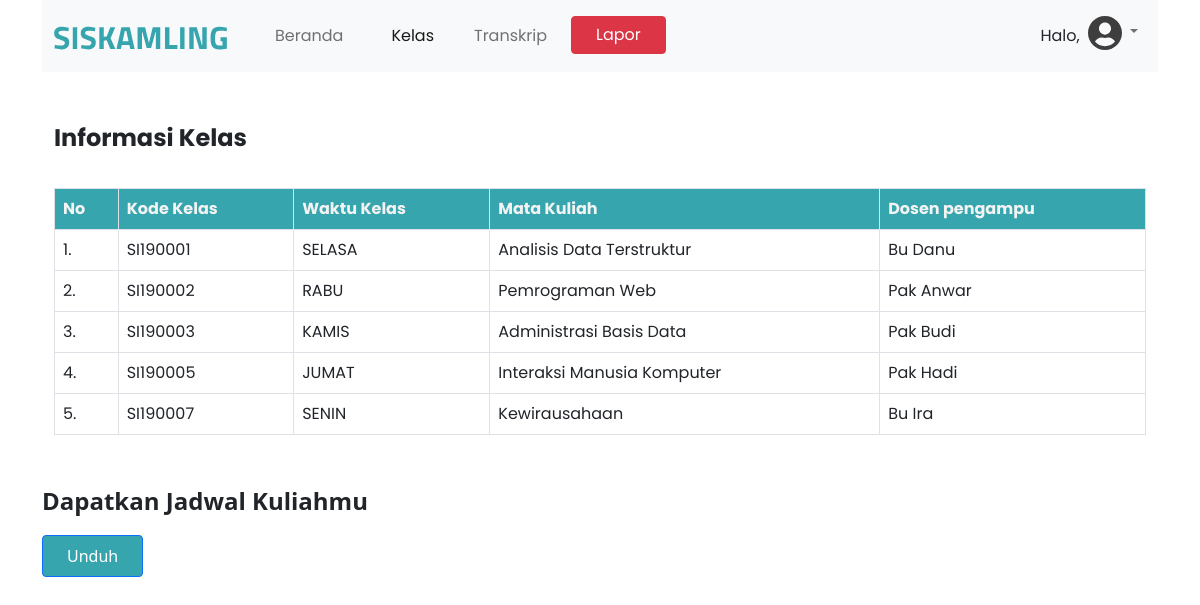
The page /course.php (signed in) on the database its author committed.
### tables this page shows
CREATE TABLE `classes` (
  `id_class` varchar(8) NOT NULL,
  `nama_class` varchar(50) NOT NULL,
  `sks_class` int(2) NOT NULL,
  `waktu_class` varchar(6) NOT NULL,
  `id_lecturer` varchar(10) DEFAULT NULL,
  `presensi` int(2) NOT NULL,
  `nilai_class` int(3) DEFAULT NULL,
  `kredit_class` decimal(10,0) NOT NULL
);

CREATE TABLE `lecturers` (
  `id_lecturer` varchar(10) NOT NULL,
  `nama_lecturer` varchar(60) NOT NULL
);

### course.php (the view, shortened to what this page needs)
<?php
include ('function/config.php');
$npm =$_SESSION['npm'];
$fnama = $_SESSION['$fnama'];
?>
<!DOCTYPE html>
<html lang="en">
<head>
    <link href="https://cdn.jsdelivr.net/npm/bootstrap@5.0.1/dist/css/bootstrap.min.css" rel="stylesheet">
      <link href="assets/styles.css" rel="stylesheet">
</head>
<body>
    <div class="container">
        <nav class="navbar navbar-expand-lg navbar-light bg-light">
            <div class="container-fluid justify-content-around" style="font-family: 'Poppins', sans-serif">
              <div class="collapse navbar-collapse" id="navbarNavAltMarkup">
                <a class="navbar-brand" href="index.php">
                    <img src="assets/logoSiskamling.svg" alt="">
                  </a>
                <div class="navbar-nav">
                  <a class="nav-link mx-4" href="index.php">Beranda</a>
                  <a class="nav-link active mx-2" aria-current="page" href="#">Kelas</a>
                  <a class="nav-link mx-3" href="transkrip.php">Transkrip</a>
                  <a href="lapor.php">
                  <button type="button" class="btn btn-danger px-4">Lapor</button>
                  </a>
                </div>
              </div>
              <div class="collapse navbar-collapse text-center justify-content-end" id="navbarNavDarkDropdown">
              <ul class="navbar-nav">
                  <p class="mt-3">Halo, <?php echo $fnama ?></p>
                  <li class="nav-item dropdown">
                    <a class="nav-link dropdown-toggle" href="#" id="navbarDarkDropdownMenuLink" role="button" data-bs-toggle="dropdown" aria-expanded="false">
                      <img src="assets/iconProfile.svg" alt="">
                    </a>
                  </li>
                </ul>
              </div>
            </div>
          </nav>
    </div>
    <div class="container">
        <div class="container-fluid justify-content-around" style="font-family: 'Poppins', sans-serif">
          <div class="row mt-sm-5">
            <div class="col-sm-7">
              <p style="font-size: x-large; font-weight: bold;">Informasi Kelas</p>
            </div>
          </div>
        </div>
    </div>
    <div class="container mt-sm-3">
      <div class="container-fluid justify-content-around" style="font-family: 'Poppins', sans-serif">
            <table class="table table-bordered">
              <thead class="table" style="background-color:#36A5AE; color:#F3F3F3">
                 <tr>
                    <th scope="col">No</th>
                    <th scope="col">Kode Kelas</th>
                    <th scope="col">Waktu Kelas</th>
                    <th scope="col">Mata Kuliah</th>
                    <th scope="col">Dosen pengampu</th>
                 </tr>
             </thead>
            <?php
              $no = 1;
              $sql ="SELECT students.npm, classes.waktu_class, classes.nama_class, classes.presensi, lecturers.nama_lecturer, classes.id_class
              FROM classes,courses,students,lecturers
              WHERE courses.id_class=classes.id_class
              AND classes.id_lecturer=lecturers.id_lecturer AND students.npm=courses.npm AND courses.npm = '$npm'";
              $results = mysqli_query($link, $sql);
              while($row = mysqli_fetch_array($results))
              {
                echo "
                <tbody>
                <tr>
                <td scop>$no.</td>
                <td>$row[id_class]</td>
                <td>$row[waktu_class]</td>
                <td>$row[nama_class]</td>
                <td>$row[nama_lecturer]</td>
                </tr>
                </tbody>
                ";
                $no++;
             }
             ?>
          </table>
        </div>
        <p class="mt-5" style="font-size: x-large; font-weight: bold;">Dapatkan Jadwal Kuliahmu</p>
                    <a href="unduhjadwal.php">
                    <div class="btn btn-primary px-4 py-2" style ="background-color:#36A5AE">Unduh</div></a>
      </div>
  </body>
  </html>

### rows shown on the page
classes: id_class "SI190001", waktu_class "SELASA", nama_class "Analisis Data Terstruktur", id_lecturer.nama_lecturer "Bu Danu"
classes: id_class "SI190002", waktu_class "RABU", nama_class "Pemrograman Web", id_lecturer.nama_lecturer "Pak Anwar"
classes: id_class "SI190003", waktu_class "KAMIS", nama_class "Administrasi Basis Data", id_lecturer.nama_lecturer "Pak Budi"
classes: id_class "SI190005", waktu_class "JUMAT", nama_class "Interaksi Manusia Komputer", id_lecturer.nama_lecturer "Pak Hadi"
classes: id_class "SI190007", waktu_class "SENIN", nama_class "Kewirausahaan", id_lecturer.nama_lecturer "Bu Ira"
